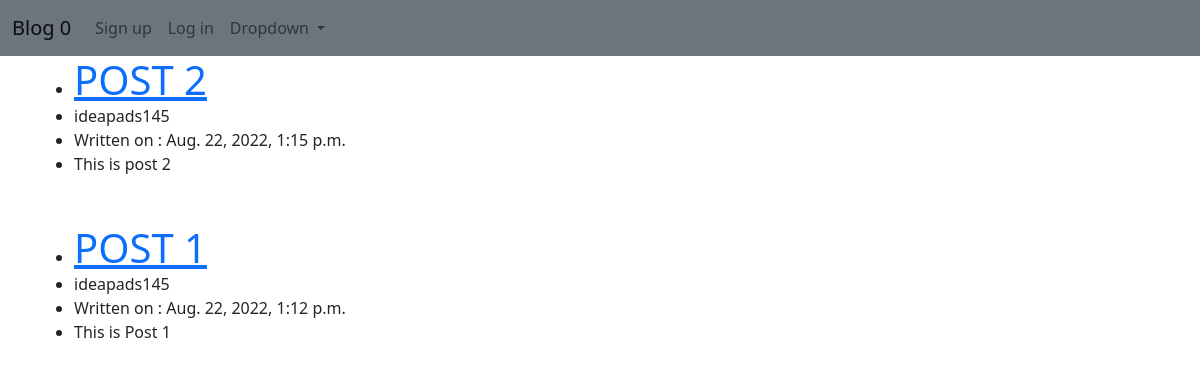
The page / on the database its author committed.
### apps/mainblog/models.py (models this page shows, shortened)
class Post(models.Model):
    title = models.CharField(max_length=255)
    author = models.ForeignKey(User, on_delete=models.CASCADE)
    body = models.TextField()
    dateCreated = models.DateTimeField(auto_now_add=True)
    class Meta:
        ordering = ['-dateCreated']

### apps/mainblog/views.py (the view)
# urls.py: path('',HomeView.as_view(), name = "homepage"),
class HomeView(ListView):
    model = Post
    template_name = 'homepage.html'

### apps/mainblog/Templates/homepage.html (shortened to what this page needs)
{% extends 'base.html' %}
{% block content %}
<ul>
    {% for post in object_list %}
        <li><a href="{% url 'article_view' post.pk %}" class="h1">{{post.title}}</a></li>
        <li>{{post.author}}</li>
        <li>Written on : {{post.dateCreated}}</li>
        <li>{{post.body}}</li>
        <br><br>
    {% endfor %}
</ul>
{% endblock %}

### rows shown on the page
Post: title "POST 2", author "ideapads145", dateCreated "Aug. 22, 2022, 1:15 p.m.", body "This is post 2"
Post: title "POST 1", author "ideapads145", dateCreated "Aug. 22, 2022, 1:12 p.m.", body "This is Post 1"
